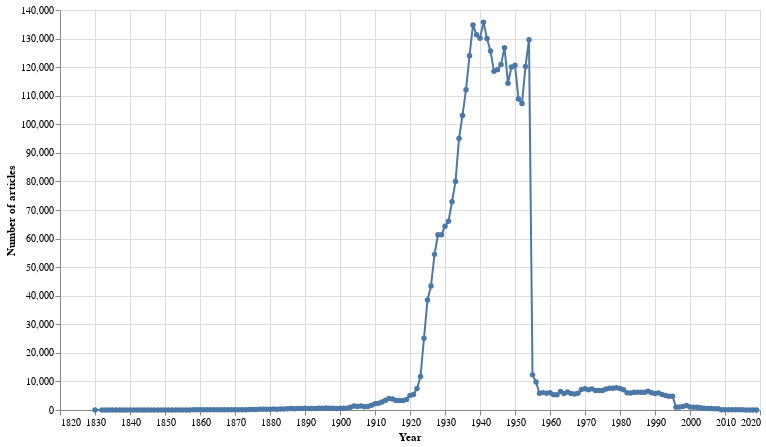

This figure's notebook cell:
### Markdown cell above
Now let's display the data as a chart using [Altair](https://altair-viz.github.io/index.html).

### Code cell
alt.Chart(df).mark_line(point=True).encode(
        # Years on the X axis
        x=alt.X('year:Q', axis=alt.Axis(format='c', title='Year')),
    
        # Number of articles on the Y axis
        y=alt.Y('total_results:Q', axis=alt.Axis(format=',d', title='Number of articles')),
    
        # Display details when you hover over a point
        tooltip=[alt.Tooltip('year:Q', title='Year'), alt.Tooltip('total_results:Q', title='Articles', format=',')]
    ).properties(width=700, height=400)

### Figure 1 — Vega-Lite specification as saved in the notebook (floating-point values rounded to 4 significant figures; data arrays with more than 128 entries replaced by an {"elided": "..."} marker saying what was removed)
{"config": {"view": {"continuousWidth": 400, "continuousHeight": 300}}, "data": {"name": "data-727edbea18d367fdcc6d5effa5125c05"}, "mark": {"type": "line", "point": true}, "encoding": {"tooltip": [{"type": "quantitative", "field": "year", "title": "Year"}, {"type": "quantitative", "field": "total_results", "format": ",", "title": "Articles"}], "x": {"type": "quantitative", "axis": {"format": "c", "title": "Year"}, "field": "year"}, "y": {"type": "quantitative", "axis": {"format": ",d", "title": "Number of articles"}, "field": "total_results"}}, "height": 400, "width": 700, "$schema": "https://vega.github.io/schema/vega-lite/v4.8.1.json", "datasets": {"data-727edbea18d367fdcc6d5effa5125c05": {"elided": "189 records"}}}
